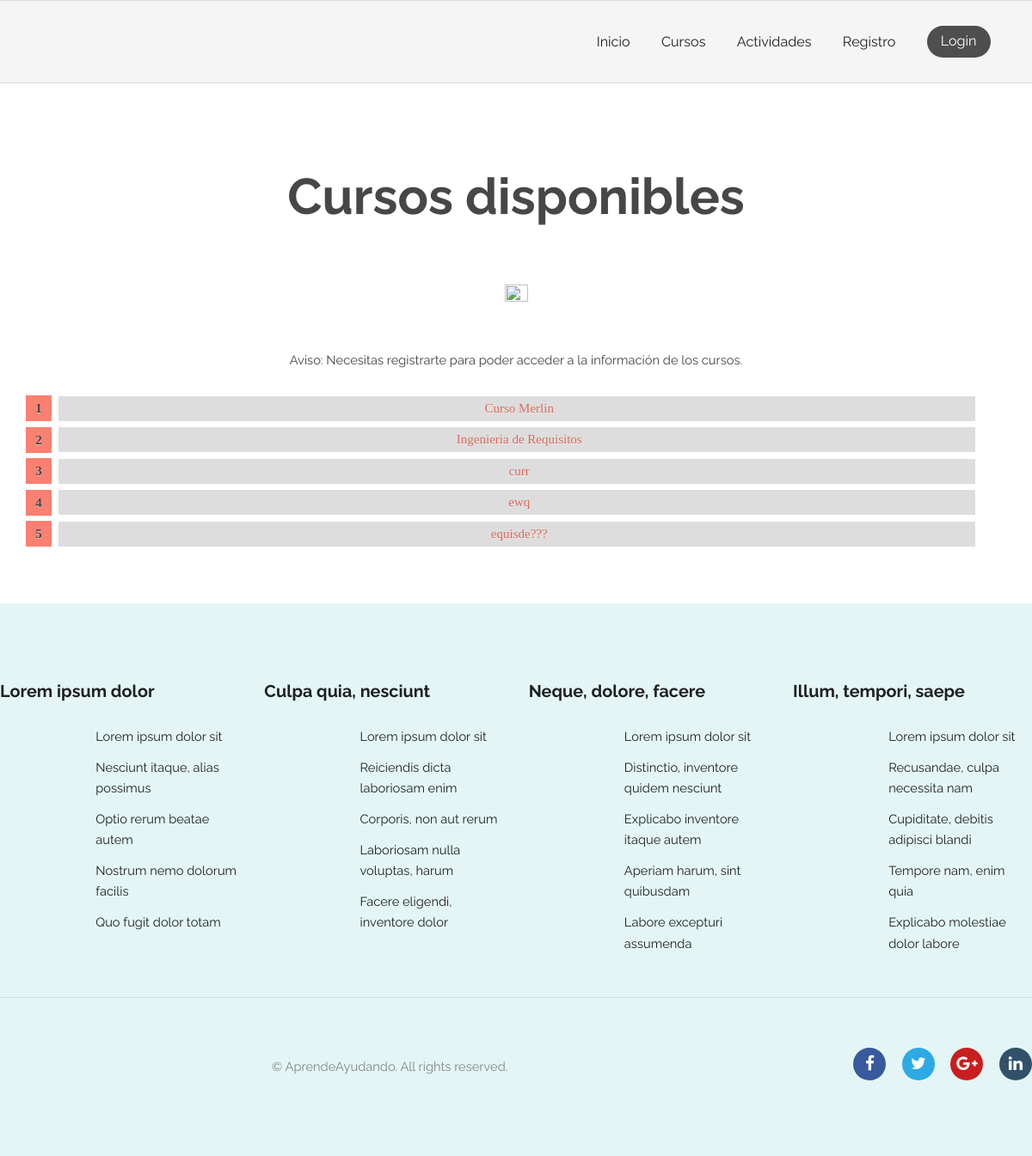
Page /courses/ on the committed database.
### courses/models.py (models this page shows, shortened)
class Course(models.Model):
    title = models.CharField(max_length=200)
    pub_date = models.DateTimeField(verbose_name="date published", auto_now_add=True)
    enrolled_users = models.ManyToManyField(get_user_model(), related_name="courses", blank=True)
    teacher = models.ForeignKey(get_user_model(), null=True, on_delete=models.CASCADE, limit_choices_to={'groups__name':'Profesor'})
    description = models.CharField(max_length=1000)
    class Meta:
        verbose_name = "Curso"
        verbose_name_plural = "Cursos"

### courses/views.py (the view)
# urls.py: path('', views.index, name='index'), # /activity/
def index(request):
    courseList = Course.objects.order_by('-pub_date')[:5]
    id_courses_list_inscripted = []
    for curso in courseList:
        if request.user in curso.enrolled_users.all() or request.user==curso.teacher:
            id_courses_list_inscripted.extend([curso.id])
    is_teacher = False
    if request.user.has_perm('courses.add_course'):
        is_teacher = True
    context = {
        'courseList': courseList,
        'courses_list_inscripted': id_courses_list_inscripted,
        'is_teacher': is_teacher,
        'filtered_by_enrolled': False
    }
    return render(request, 'courses/index.html', context)

### AprendeAyudando/templatetags/auth_extras.py (called while the page is built)
@register.filter(name='has_group')
def has_group(user, group_name):
    try:
        group = Group.objects.get(name=group_name)
        return True if group in user.groups.all() else False
    except Group.DoesNotExist:
        return False

@register.filter(name='is_guest')
def is_guest(user):
    return  not has_group(user, "Estudiante") and not has_group(user, "Profesor") and not has_group(user, "Entidad") and not has_group(user, "Administrador")

### AprendeAyudando/templates/courses/index.html (shortened to what this page needs)
{% extends "registration/base.html" %}
{% block content %}
<section class="wrapper align-center login">
    {% load static %}
    {% load auth_extras %}
    <link rel="stylesheet" type="text/css" href="{% static 'courses/style.css' %}">
    <div class="container 100%">
        {% if filtered_by_enrolled %}
            <h2>Tus cursos</h2>
        {% else %}
            <h2>Cursos disponibles</h2>
        {% endif %}
        <img src="{% static 'general/images/logoTransparent.png' %}" alt="" style="width:15%;height:15%;border-radius:500px;">
        <br><br><br>
        {% if is_teacher %}
			<a style="margin-bottom: 50px;" href="{% url 'courses:create' %}" class="button big pink">Añadir curso</a>
        {% elif request.user|is_guest  %}
            <p>Aviso: Necesitas registrarte para poder acceder a la información de los cursos.</p>
        {% endif %}
        {% if courseList %}
        <ol id="prettyList" style="width:92%;">
            {% for course in courseList %}
                {% if request.user|is_guest  %}
                    <li id="prettyListItem"><span style="color:#db685a;">{{ course.title }}</span></li>
                {% elif not course.id in courses_list_inscripted %}
                    <li id="prettyListItem"><a href="{% url 'courses:inscription' course.id %}">{{ course.title }}</a></li>
                {% else %}
                    <li id="prettyListItem"><a href="{% url 'courses:join' course.id %}">{{ course.title }}</a></li>
                {% endif %}
            {% endfor %}
        </ol>
        {% else %}
            <p>Lo sentimos, no hay cursos disponibles.</p>
        {% endif %}
    </div>
</section>
{% endblock %}

### AprendeAyudando/static/general/css/skel.css (style rules this page uses)
html,body,div,span,applet,object,iframe,h1,h2,h3,h4,h5,h6,p,blockquote,pre,a,abbr,acronym,address,big,cite,code,del,dfn,em,img,ins,kbd,q,s,samp,small,strike,strong,sub,sup,tt,var,b,u,i,center,dl,dt,dd,ol,ul,li,fieldset,form,label,legend,table,caption,tbody,tfoot,thead,tr,th,td,article,aside,canvas,details,embed,figure,figcaption,footer,header,hgroup,menu,nav,output,ruby,section,summary,time,mark,audio,video { margin:0;padding:0;border:0;font-size:100%;font:inherit;vertical-align:baseline; }
article,aside,details,figcaption,figure,footer,header,hgroup,menu,nav,section { display:block; }
body { line-height:1; }
ol,ul { list-style:none; }
body { -webkit-text-size-adjust:none }
*, *:before, *:after { -moz-box-sizing: border-box; -webkit-box-sizing: border-box; box-sizing: border-box; }
.container { margin-left: auto; margin-right: auto; width: 1200px; }

### AprendeAyudando/static/general/css/style.css (style rules this page uses)
body { background: #fff; }
body, input, select, textarea { color: #444; font-family: "Raleway", Helvetica, sans-serif; font-size: 13pt; font-weight: 400; line-height: 1.65em; }
p { margin: 0 0 2em 0; }
h1, h2, h3, h4, h5, h6 { color: #474747; font-weight: 700; line-height: 1em; margin: 0 0 1em 0; }
h2 { font-size: 1.75em; line-height: 1.5em; }
.align-center { text-align: center; }
ol { list-style: decimal; margin: 0 0 2em 0; padding-left: 1.25em; }
ol li { padding-left: 0.25em; }
.login { padding-bottom: 10em; }
.login h2 { font-size: 4em; }
.wrapper { padding: 6em 0em 4em; }

### AprendeAyudando/static/general/css/style-xlarge.css (style rules this page uses)
body, input, select, textarea { font-size: 11pt; }

### AprendeAyudando/static/courses/style.css (style rules this page uses)
#prettyList { counter-reset: prettyListItem; list-style: none; *list-style: decimal; font: 15px 'trebuchet MS', 'lucida sans'; padding: 0; margin-bottom: 4em; text-shadow: 0 1px 0 rgba(255,255,255,.5); }
#prettyList { margin: 0 0 0 2em; }
#prettyListItem { position: relative; display: block; padding: .4em .4em .4em .8em; *padding: .4em; margin: .5em 0 .5em 2.5em; background: #ddd; color: #444; text-decoration: none; transition: all .3s ease-out; }
#prettyListItem:before { content: counter(prettyListItem); counter-increment: prettyListItem; position: absolute; left: -2.5em; top: 50%; margin-top: -1em; background: #fa8072; height: 2em; width: 2em; line-height: 2em; text-align: center; font-weight: bold; }
#prettyListItem:after { position: absolute; content: ''; border: .5em solid transparent; left: -1em; top: 50%; margin-top: -.5em; transition: all .3s ease-out; }

### rows in the picture
Course: title "Curso Merlin"
Course: title "Ingenieria de Requisitos"
Course: title "curr"
Course: title "ewq"
Course: title "equisde???"
